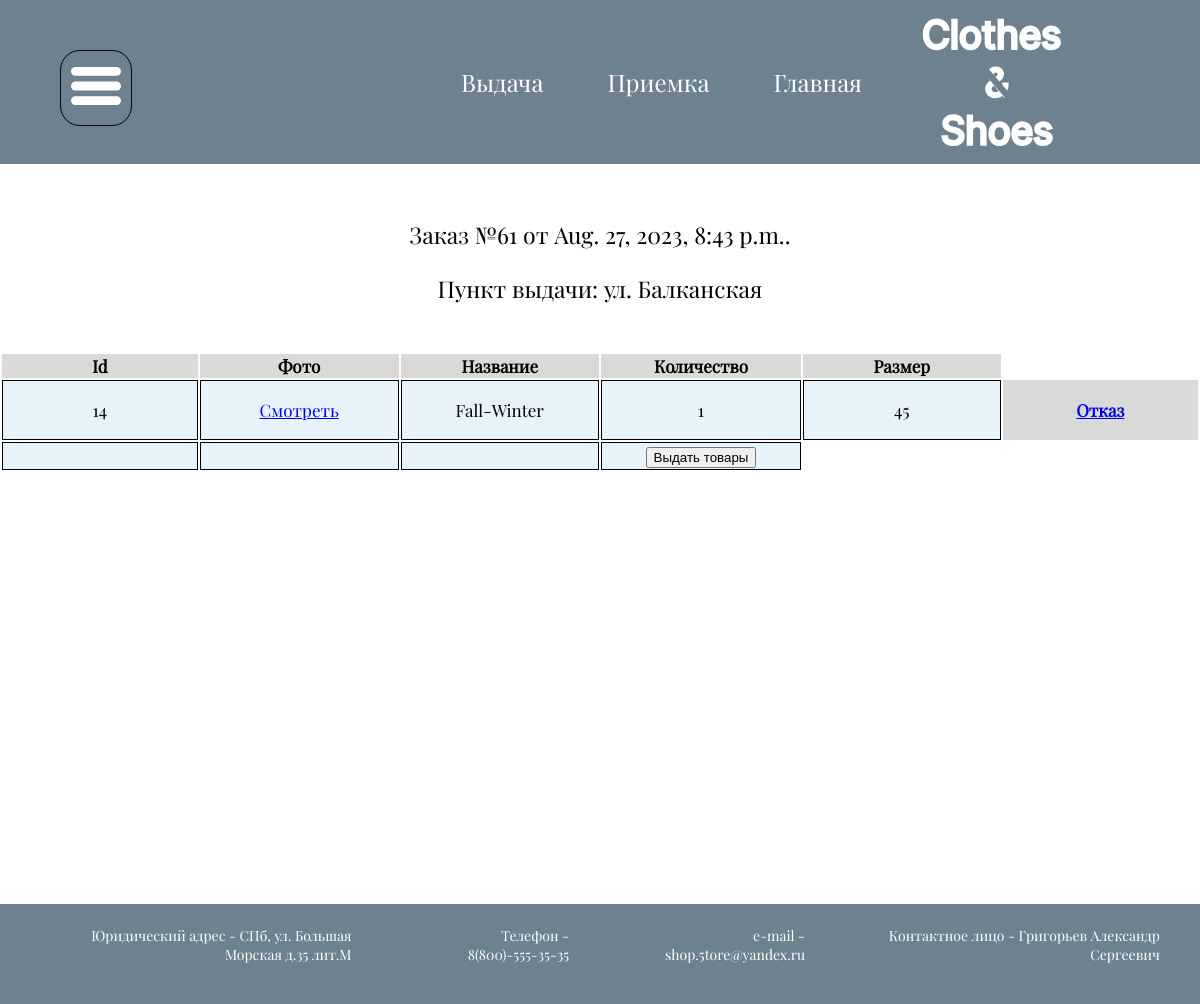
Page /orderpoint/delivered/order/?id=61 (signed in) on the committed database.
### store/models.py (models this page shows, shortened)
class Order(models.Model):
    order_point = models.ForeignKey(OrderPoint, on_delete=models.CASCADE)
    user = models.ForeignKey(User, on_delete=models.CASCADE)
    date = models.DateTimeField(null=True)
    status = models.ForeignKey(OrderStatus, on_delete=models.CASCADE)
    is_actual = models.BooleanField()

class OrderPoint(models.Model):
    def __str__(self):
        return self.name
    name = models.CharField(max_length=15)

class Product(models.Model):
    name = models.CharField(max_length=15)
    country = models.CharField(max_length=15)
    brand = models.ForeignKey(Brand, on_delete=models.SET_NULL, null=True)
    cost = models.DecimalField(decimal_places=2, max_digits=10)
    sex = models.CharField(max_length=15)
    sub_category = models.ForeignKey(SubCategory, on_delete=models.SET_NULL, null=True)

class ProductInOrder(models.Model):
    product = models.ForeignKey(Product, on_delete=models.CASCADE)
    order = models.ForeignKey(Order, on_delete=models.CASCADE)
    count = models.IntegerField(null=True)
    size = models.CharField(max_length=15)

### store/views.py (the view)
# urls.py: path('orderpoint/delivered/order/', views.give_products, name='give_order'),
def give_products(request):
    user = request.user
    if is_point_stuff(user.id) or user.is_superuser:
        btn_txt = "Выдать товары"
        if request.method == 'POST':
            order_id = request.GET.get("id")
            order = get_order(order_id, 'Готов к выдаче')
            if order[0]:
                if give_order(order[1].id):
                    msg = "Заказ Принят в пункт выдачи"
                    email_l = get_email(order[1].user_id)
                    if email_l[0]:
                        email = email_l[1]
                        send_mail(f'Заказ №{order[1].id}',
                                  f'Ваш заказ №{order[1].id} выдан. Благодарим за покупку и ждем Вас снова!'
                                  , 'shop.5tore@yandex.ru',
                                  recipient_list=[email], fail_silently=False)
            return redirect(f'/orderpoint/delivered/')
        else:
            order_point = OrderPoint.objects.get(id=1)
            user = request.user
            order_id = request.GET.get("id")
            order = get_order(order_id, 'Готов к выдаче')
            if order[0]:
                order = order[1]
                if order.is_actual:
                    prods = get_products_in_order(order_id)
                    return render(request, "point_stuff/give_order.html",
                                  {'order': order, 'prods': prods, 'point': order_point, 'btn': btn_txt})
                else:
                    msg = "Ошибка, возможно статус заказа изменился"
                    return render(request, "give_order.html", {'msg': msg, 'btn': btn_txt})
            else:
                msg = "Ошибка, возможно статус заказа изменился"
                return render(request, "point_stuff/give_order.html", {'msg': msg, 'btn': btn_txt})
    else:
        return redirect("/")

### store/utils.py (called while the page is built)
def get_product_photo(prod_id):
    prod_photos = ProductPhoto.objects.filter(product_id=prod_id)
    prod_ph_l = []
    for photo in prod_photos:
        p_url = photo.photo.url
        prod_ph_l.append(p_url)
    return prod_ph_l

def get_order(order_id, status_text):
    result = []
    status = OrderStatus.objects.get_or_create(status=status_text)[0]
    try:
        order = Order.objects.get(id=order_id, status_id=status.id)
        result.append(True)
        result.append(order)
    except ObjectDoesNotExist:
        result.append(False)
    except MultipleObjectsReturned:
        result.append(False)
    return result

def get_products_in_order(order_id):
    prods = ProductInOrder.objects.filter(order_id=order_id)
    prods_list = []
    for prod in prods:
        prod_id = prod.product_id
        product = Product.objects.get(id=prod_id)
        all_info = [product, get_product_photo(prod_id), prod.count, prod.size]
        prods_list.append(all_info)
    return prods_list

def is_point_stuff(user_id):
    try:
        stuff = StuffCategory.objects.get(user_id=user_id, is_point_stuff=True)
        return True
    except ObjectDoesNotExist:
        return False
    except MultipleObjectsReturned:
        return False

### store/templates/point_stuff/give_order.html (shortened to what this page needs)
{% extends "point_base.html" %}
{% block content %}
{% if user.is_authenticated %}
<section class="basket_sec">
    <table class="basket_table">
        <caption>Заказ №{{order.id}} от {{order.date}}.
        <p>
            Пункт выдачи: {{point}}
        </p></caption>
      <thead>
        <tr>
            <th>Id</th>
            <th>Фото</th>
            <th>Название</th>
            <th>Количество</th>
            <th>Размер</th>
        </tr>
      </thead>
        <tbody>
        {% for prod in prods %}
        <tr>
            <td>
                {{prod.0.id}}
            </td>
            <td>
                {% for photo in prod.1 %}
               <p><a href="{{photo}}">Смотреть</a></p>
                {% endfor %}
            </td>
            <td>
                {{prod.0.name}}
            </td>
            <td>
                {{prod.2}}
            </td>
            <td>
                {{prod.3}}
            </td>
            <th>
                <p><a href="cancel/?prod={{prod.0.id}}&order={{order.id}}&size={{prod.3}}">Отказ</a></p>
            </th>
        </tr>
        {% endfor %}
        <form method="post">
             <tr>
                <td>
                </td>
                <td>
                </td>
                <td>
                </td>
                 <td>
                    <input type="submit" value="{{btn}}" />
                 </td>
            </tr>
        </form>
        </tbody>
    </table>
</section>
    {% endif %}
{% endblock content %}

### store/static/css/mainStyle.css (style rules this page uses)
body { margin: 0; font-family: 'Regular'; font-size: 17px; }

### store/static/css/basket.css (style rules this page uses)
.basket_table { margin:auto; margin-top: 30px; margin-bottom: 30px; }
.basket_table caption { font-size: 23px; margin: 25px; }
.basket_table td { background: #E6F3FB; border: 1px solid black; width: 200px; text-align: center; }
.basket_table th { background: #D9D9D9; width: 200px; text-align: center; }

### rows in the picture
Order: id "61", date "Aug. 27, 2023, 8:43 p.m."
OrderPoint: name "ул. Балканская"
Product: id "14", name "Fall-Winter", prod "1", size "45"
